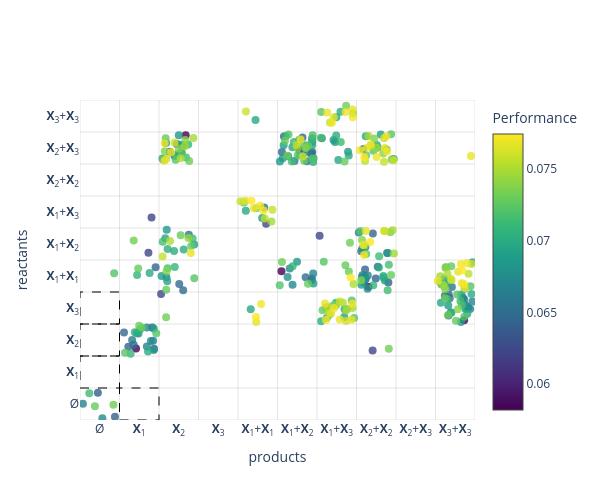

The cell this chart's notebook holds for it:
### Code cell
# Plot the reactant-product scatter for the top unfiltered IOCRNs
rewards_sorted = [iocrn.last_task_info['reward'] for iocrn in all_iocrns_sorted]
rewards_sorted_filtered = [iocrn.last_task_info['reward'] for iocrn in all_iocrns_sorted_filtered]

plot_reactant_product_scatter(
    all_iocrns_sorted_filtered[0:n_filtered],
    perf=rewards_sorted_filtered[0:n_filtered],
    species_labels=species_labels,
    max_order= mak_order,
    num_reactions_template=num_reactions_template,
    title="",
    cmap_name="viridis",
    max_ticks=30,
    figsize=(6, 5),
    jitter_scale=0.45,
    use_plotly=True  # ENABLE INTERACTIVE PLOTTING WITH PLOTLY
)

# Plot the reactant-product heatmap for the top filtered IOCRNs (topologically unique)
plot_reactant_product_heatmap(
    all_iocrns_sorted_filtered[0:n_filtered],
    species_labels,
    max_order= mak_order,
    num_reactions_template=num_reactions_template,
    title="",
    cmap_name="YlGnBu",
    max_ticks=30,
    figsize=(7, 6),
)

### Figure 1 — Plotly figure (JSON) as saved in the notebook; plotly's stock layout.template omitted (floating-point values rounded to 4 significant figures; data arrays with more than 128 entries replaced by an {"elided": "..."} marker saying what was removed)
{"data": [{"hovertemplate": "%{text}<extra></extra>", "marker": {"color": {"elided": "360 float values"}, "colorbar": {"title": {"text": "Performance"}}, "colorscale": [[0, "#440154"], [0.1111, "#482878"], [0.2222, "#3e4989"], [0.3333, "#31688e"], [0.4444, "#26828e"], [0.5556, "#1f9e89"], [0.6667, "#35b779"], [0.7778, "#6ece58"], [0.8889, "#b5de2b"], [1, "#fde725"]], "opacity": 0.8, "showscale": true, "size": 8}, "mode": "markers", "text": {"elided": "360 str values"}, "type": "scatter", "x": {"elided": "360 float values"}, "y": {"elided": "360 float values"}}], "layout": {"height": 500, "hoverlabel": {"align": "left"}, "plot_bgcolor": "white", "shapes": [{"fillcolor": "rgba(0,0,0,0)", "layer": "above", "line": {"color": "black", "dash": "dash", "width": 1}, "type": "rect", "x0": 0.5, "x1": 1.5, "y0": -0.5, "y1": 0.5}, {"fillcolor": "rgba(0,0,0,0)", "layer": "above", "line": {"color": "black", "dash": "dash", "width": 1}, "type": "rect", "x0": -0.5, "x1": 0.5, "y0": 0.5, "y1": 1.5}, {"fillcolor": "rgba(0,0,0,0)", "layer": "above", "line": {"color": "black", "dash": "dash", "width": 1}, "type": "rect", "x0": -0.5, "x1": 0.5, "y0": 1.5, "y1": 2.5}, {"fillcolor": "rgba(0,0,0,0)", "layer": "above", "line": {"color": "black", "dash": "dash", "width": 1}, "type": "rect", "x0": -0.5, "x1": 0.5, "y0": 2.5, "y1": 3.5}, {"layer": "below", "line": {"color": "rgba(0,0,0,0.1)", "width": 1}, "type": "line", "x0": -0.5, "x1": -0.5, "y0": -0.5, "y1": 9.5}, {"layer": "below", "line": {"color": "rgba(0,0,0,0.1)", "width": 1}, "type": "line", "x0": 0.5, "x1": 0.5, "y0": -0.5, "y1": 9.5}, {"layer": "below", "line": {"color": "rgba(0,0,0,0.1)", "width": 1}, "type": "line", "x0": 1.5, "x1": 1.5, "y0": -0.5, "y1": 9.5}, {"layer": "below", "line": {"color": "rgba(0,0,0,0.1)", "width": 1}, "type": "line", "x0": 2.5, "x1": 2.5, "y0": -0.5, "y1": 9.5}, {"layer": "below", "line": {"color": "rgba(0,0,0,0.1)", "width": 1}, "type": "line", "x0": 3.5, "x1": 3.5, "y0": -0.5, "y1": 9.5}, {"layer": "below", "line": {"color": "rgba(0,0,0,0.1)", "width": 1}, "type": "line", "x0": 4.5, "x1": 4.5, "y0": -0.5, "y1": 9.5}, {"layer": "below", "line": {"color": "rgba(0,0,0,0.1)", "width": 1}, "type": "line", "x0": 5.5, "x1": 5.5, "y0": -0.5, "y1": 9.5}, {"layer": "below", "line": {"color": "rgba(0,0,0,0.1)", "width": 1}, "type": "line", "x0": 6.5, "x1": 6.5, "y0": -0.5, "y1": 9.5}, {"layer": "below", "line": {"color": "rgba(0,0,0,0.1)", "width": 1}, "type": "line", "x0": 7.5, "x1": 7.5, "y0": -0.5, "y1": 9.5}, {"layer": "below", "line": {"color": "rgba(0,0,0,0.1)", "width": 1}, "type": "line", "x0": 8.5, "x1": 8.5, "y0": -0.5, "y1": 9.5}, {"layer": "below", "line": {"color": "rgba(0,0,0,0.1)", "width": 1}, "type": "line", "x0": 9.5, "x1": 9.5, "y0": -0.5, "y1": 9.5}, {"layer": "below", "line": {"color": "rgba(0,0,0,0.1)", "width": 1}, "type": "line", "x0": -0.5, "x1": 9.5, "y0": -0.5, "y1": -0.5}, {"layer": "below", "line": {"color": "rgba(0,0,0,0.1)", "width": 1}, "type": "line", "x0": -0.5, "x1": 9.5, "y0": 0.5, "y1": 0.5}, {"layer": "below", "line": {"color": "rgba(0,0,0,0.1)", "width": 1}, "type": "line", "x0": -0.5, "x1": 9.5, "y0": 1.5, "y1": 1.5}, {"layer": "below", "line": {"color": "rgba(0,0,0,0.1)", "width": 1}, "type": "line", "x0": -0.5, "x1": 9.5, "y0": 2.5, "y1": 2.5}, {"layer": "below", "line": {"color": "rgba(0,0,0,0.1)", "width": 1}, "type": "line", "x0": -0.5, "x1": 9.5, "y0": 3.5, "y1": 3.5}, {"layer": "below", "line": {"color": "rgba(0,0,0,0.1)", "width": 1}, "type": "line", "x0": -0.5, "x1": 9.5, "y0": 4.5, "y1": 4.5}, {"layer": "below", "line": {"color": "rgba(0,0,0,0.1)", "width": 1}, "type": "line", "x0": -0.5, "x1": 9.5, "y0": 5.5, "y1": 5.5}, {"layer": "below", "line": {"color": "rgba(0,0,0,0.1)", "width": 1}, "type": "line", "x0": -0.5, "x1": 9.5, "y0": 6.5, "y1": 6.5}, {"layer": "below", "line": {"color": "rgba(0,0,0,0.1)", "width": 1}, "type": "line", "x0": -0.5, "x1": 9.5, "y0": 7.5, "y1": 7.5}, {"layer": "below", "line": {"color": "rgba(0,0,0,0.1)", "width": 1}, "type": "line", "x0": -0.5, "x1": 9.5, "y0": 8.5, "y1": 8.5}, {"layer": "below", "line": {"color": "rgba(0,0,0,0.1)", "width": 1}, "type": "line", "x0": -0.5, "x1": 9.5, "y0": 9.5, "y1": 9.5}], "title": {"text": ""}, "width": 600, "xaxis": {"range": [-0.5, 9.5], "showgrid": false, "tickmode": "array", "ticktext": ["Ø", "<b>X</b><sub>1</sub>", "<b>X</b><sub>2</sub>", "<b>X</b><sub>3</sub>", "<b>X</b><sub>1</sub>+<b>X</b><sub>1</sub>", "<b>X</b><sub>1</sub>+<b>X</b><sub>2</sub>", "<b>X</b><sub>1</sub>+<b>X</b><sub>3</sub>", "<b>X</b><sub>2</sub>+<b>X</b><sub>2</sub>", "<b>X</b><sub>2</sub>+<b>X</b><sub>3</sub>", "<b>X</b><sub>3</sub>+<b>X</b><sub>3</sub>"], "tickvals": [0, 1, 2, 3, 4, 5, 6, 7, 8, 9], "title": {"text": "products"}, "zeroline": false}, "yaxis": {"range": [-0.5, 9.5], "showgrid": false, "tickmode": "array", "ticktext": ["Ø", "<b>X</b><sub>1</sub>", "<b>X</b><sub>2</sub>", "<b>X</b><sub>3</sub>", "<b>X</b><sub>1</sub>+<b>X</b><sub>1</sub>", "<b>X</b><sub>1</sub>+<b>X</b><sub>2</sub>", "<b>X</b><sub>1</sub>+<b>X</b><sub>3</sub>", "<b>X</b><sub>2</sub>+<b>X</b><sub>2</sub>", "<b>X</b><sub>2</sub>+<b>X</b><sub>3</sub>", "<b>X</b><sub>3</sub>+<b>X</b><sub>3</sub>"], "tickvals": [0, 1, 2, 3, 4, 5, 6, 7, 8, 9], "title": {"text": "reactants"}, "zeroline": false}}}
